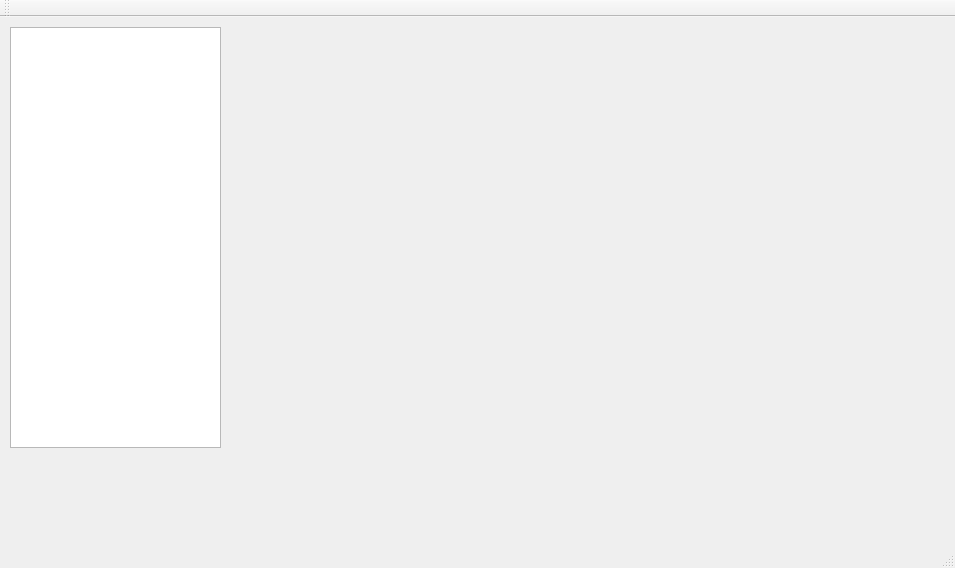
<?xml version="1.0" encoding="UTF-8"?>
<ui version="4.0">
 <class>MainWindow</class>
 <widget class="QMainWindow" name="MainWindow">
  <property name="geometry">
   <rect>
    <x>0</x>
    <y>0</y>
    <width>955</width>
    <height>568</height>
   </rect>
  </property>
  <property name="windowTitle">
   <string>MainWindow</string>
  </property>
  <widget class="QWidget" name="centralWidget">
   <widget class="QListView" name="listView">
    <property name="geometry">
     <rect>
      <x>10</x>
      <y>10</y>
      <width>211</width>
      <height>421</height>
     </rect>
    </property>
   </widget>
  </widget>
  <widget class="QMenuBar" name="menuBar">
   <property name="geometry">
    <rect>
     <x>0</x>
     <y>0</y>
     <width>955</width>
     <height>21</height>
    </rect>
   </property>
  </widget>
  <widget class="QToolBar" name="mainToolBar">
   <attribute name="toolBarArea">
    <enum>TopToolBarArea</enum>
   </attribute>
   <attribute name="toolBarBreak">
    <bool>false</bool>
   </attribute>
  </widget>
  <widget class="QStatusBar" name="statusBar"/>
 </widget>
 <layoutdefault spacing="6" margin="11"/>
 <resources/>
 <connections/>
</ui>
